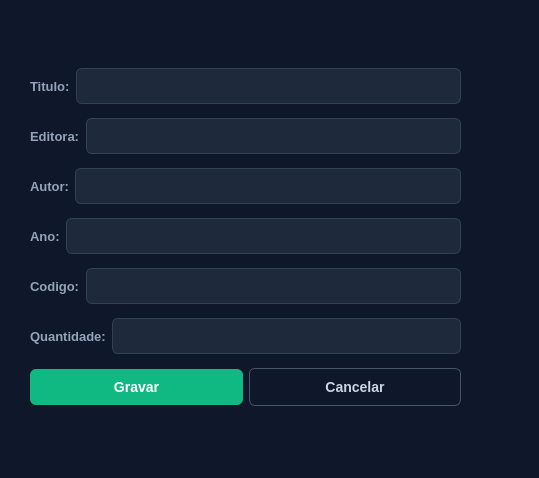
<?xml version="1.0" encoding="UTF-8"?>
<ui version="4.0">
 <class>JanelaNovoLivro</class>
 <widget class="QDialog" name="JanelaNovoLivro">
  <property name="geometry">
   <rect>
    <x>0</x>
    <y>0</y>
    <width>539</width>
    <height>478</height>
   </rect>
  </property>
  <property name="windowTitle">
   <string>Dialog</string>
  </property>
  <property name="styleSheet">
   <string notr="true">/* Fundo da Janela */
QDialog {
    background-color: #0F172A;
}

/* Textos (Labels) */
QLabel {
    color: #94A3B8;
    font-family: 'Segoe UI', Arial, sans-serif;
    font-size: 13px;
    font-weight: 600;
}

/* Campos de Digitação */
QLineEdit {
    background-color: #1E293B;
    color: #F8FAFC;
    border: 1px solid #334155;
    border-radius: 6px;
    padding: 8px 12px;
    font-family: 'Segoe UI', Arial, sans-serif;
    font-size: 14px;
}

/* Efeito quando o campo está selecionado para digitar */
QLineEdit:focus {
    border: 2px solid #3B82F6;
    background-color: #0F172A;
}

/* --- BOTÃO GRAVAR (Verde Sucesso) --- */
#btn_gravar {
    background-color: #10B981; 
    color: white;
    border: none;
    border-radius: 6px;
    font-weight: bold;
    font-size: 14px;
    padding: 10px;
}
#btn_gravar:hover { background-color: #34D399; }
#btn_gravar:pressed { background-color: #059669; }

/* --- BOTÃO CANCELAR (Cinza Secundário) --- */
#btn_cancelar {
    background-color: transparent;
    color: #CBD5E1;
    border: 1px solid #475569;
    border-radius: 6px;
    font-weight: bold;
    font-size: 14px;
    padding: 10px;
}
#btn_cancelar:hover { background-color: #1E293B; color: #FFFFFF; border: 1px solid #64748B; }
#btn_cancelar:pressed { background-color: #334155; }</string>
  </property>
  <widget class="QWidget" name="layoutWidget">
   <property name="geometry">
    <rect>
     <x>30</x>
     <y>60</y>
     <width>431</width>
     <height>361</height>
    </rect>
   </property>
   <layout class="QGridLayout" name="gridLayout">
    <item row="0" column="0">
     <layout class="QHBoxLayout" name="horizontalLayout">
      <item>
       <widget class="QLabel" name="label">
        <property name="text">
         <string>Titulo:</string>
        </property>
       </widget>
      </item>
      <item>
       <widget class="QLineEdit" name="edt_titulo"/>
      </item>
     </layout>
    </item>
    <item row="1" column="0">
     <layout class="QHBoxLayout" name="horizontalLayout_2">
      <item>
       <widget class="QLabel" name="label_2">
        <property name="text">
         <string>Editora:</string>
        </property>
       </widget>
      </item>
      <item>
       <widget class="QLineEdit" name="edt_editora"/>
      </item>
     </layout>
    </item>
    <item row="2" column="0">
     <layout class="QHBoxLayout" name="horizontalLayout_3">
      <item>
       <widget class="QLabel" name="label_3">
        <property name="text">
         <string>Autor:</string>
        </property>
       </widget>
      </item>
      <item>
       <widget class="QLineEdit" name="edt_autor"/>
      </item>
     </layout>
    </item>
    <item row="3" column="0">
     <layout class="QHBoxLayout" name="horizontalLayout_4">
      <item>
       <widget class="QLabel" name="label_4">
        <property name="text">
         <string>Ano:</string>
        </property>
       </widget>
      </item>
      <item>
       <widget class="QLineEdit" name="edt_ano"/>
      </item>
     </layout>
    </item>
    <item row="4" column="0">
     <layout class="QHBoxLayout" name="horizontalLayout_5">
      <item>
       <widget class="QLabel" name="label_5">
        <property name="text">
         <string>Codigo:</string>
        </property>
       </widget>
      </item>
      <item>
       <widget class="QLineEdit" name="edt_codigo"/>
      </item>
     </layout>
    </item>
    <item row="5" column="0">
     <layout class="QHBoxLayout" name="horizontalLayout_6">
      <item>
       <widget class="QLabel" name="label_6">
        <property name="text">
         <string>Quantidade:</string>
        </property>
       </widget>
      </item>
      <item>
       <widget class="QLineEdit" name="edt_quantidade"/>
      </item>
     </layout>
    </item>
    <item row="6" column="0">
     <layout class="QHBoxLayout" name="horizontalLayout_7">
      <item>
       <widget class="QPushButton" name="btn_gravar">
        <property name="text">
         <string>Gravar</string>
        </property>
       </widget>
      </item>
      <item>
       <widget class="QPushButton" name="btn_cancelar">
        <property name="text">
         <string>Cancelar</string>
        </property>
       </widget>
      </item>
     </layout>
    </item>
   </layout>
  </widget>
 </widget>
 <resources/>
 <connections/>
</ui>
